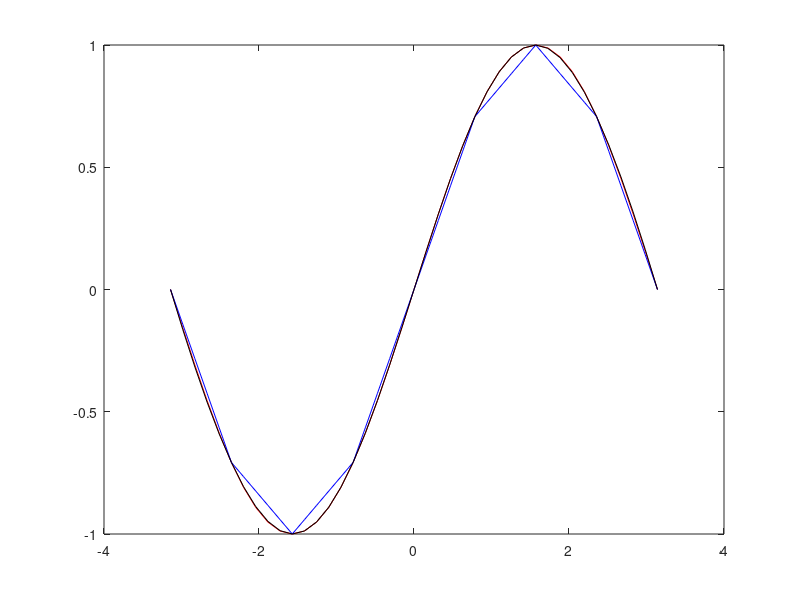

This figure's MATLAB source:
x=-pi:pi/100:pi;
y=sin(x);
xn=x(1:25:end);
yn=y(1:25:end);
x1=x(1:5:end);
y2=interp1(xn,yn,x1,'linear');
y3=interp1(xn,yn,x1,'spline');
plot(x1,sin(x1),'r',x1,y2,'b-',x1,y3,'k-')